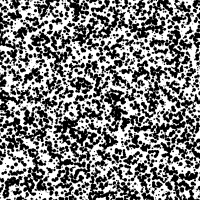
%> input picture Images/DIC_benchs/Bending/Test/EBHOMHPP_1_2_3_0.1_0.3_4_5_F.tiff, 200 x 200 px
$ octave --eval "result = Speckle('../Images/DIC_benchs/Bending/Test/EBHOMHPP_1_2_3_0.1_0.3_4_5_F.tiff');"   (GNU Octave 9; MATLAB toolbox functions it lacks are replaced by stand-ins)
%> lines starting %> are read from the running program, lines starting %| are printed output that depends on the picture
function [speckle] = Speckle(F)

try
    F = imread(F);
%> F is the input picture: size 200x200 uint16; min 0, max 65280, mean 32638.8
    F = mean(double(F)/255,3);
%> F: size 200x200 double
end

[h,b] = histcounts(F);
%> h = 26 values, max 11280 at index 1, min 535 at index 11, mean 1538.5; b = 27 values from 0 to 260
cu = cumsum(h)/numel(F);
%> cu = 26 values from 0.282 to 1
medianF = mean(diff(b))*sum(cu<.5);
%> medianF = 130

mF = mean(F(:));
%> mF = 128

stats = regionprops(F>=mF,'EquivDiameter');
%> stats = 98 regions; first 5, EquivDiameter: 158.5, 1.6, 1.13, 3.74, 4.37
region = [(1:length(stats))',vertcat(stats.EquivDiameter)];
%> region = 98 rows, first 12: [1 158.5; 2 1.6; 3 1.13; 4 3.74; 5 4.37; 6 4.37; 7 1.13; 8 2.99; 9 1.13; 10 1.13; 11 2.26; 12 1.13]

speckle.MoyenneTache = mean(region(region(:,2)<100,2));
%> speckle.MoyenneTache = 2.26
speckle.EcarttypeTache = std(region(region(:,2)<100,2));
%> speckle.EcarttypeTache = 1.53
speckle.Densite = sum((F(:)>=mF))/numel(F);
%> speckle.Densite = 0.507
speckle.Contraste = sqrt((1/numel(F))*sum((F(:)-mean(F(:))).^2));
%> speckle.Contraste = 106.8

speckle.MaxF = max(F(:));
%> speckle.MaxF = 256
speckle.MinF = min(F(:));
%> speckle.MinF = 0

speckle.MedianF = medianF;
%> speckle.MedianF = 130
speckle.MoyenneF = mean(F(:));
%> speckle.MoyenneF = 128

figure(1)
subplot(1,2,1)
imagesc(F)
axis equal
colormap gray
colorbar
title 'Image'
xlabel 'X (pixel)'
ylabel 'Y (pixel)'
subplot(1,2,2)
imagesc(F>=mF)
axis equal
colormap gray
colorbar
title 'Threshold image'
xlabel 'X (pixel)'
ylabel 'Y (pixel)'
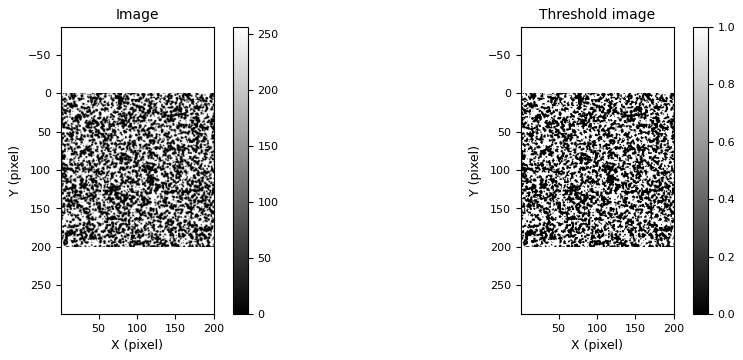
%> figure redrawn from the program's plot data, 2 panels

L = 2*10*ceil(speckle.MoyenneTache);
%> L = 60

map.mst = zeros(size(F));
map.sst = map.mst;
map.max = map.mst;
map.min = map.mst;
map.dens = map.mst;
map.cont = map.mst;
for i=1:L:(size(F,1)-L)
    for j=(1:L:size(F,2)-L)
        id = i:(i+L-1);
        jd = j:(j+L-1);

        Fij = F(id,jd);

        stats = regionprops(Fij>=mF,'EquivDiameter');
        region = [(1:length(stats))',vertcat(stats.EquivDiameter)];

        try
            mstij = mean(region(region(:,2)<100,2));
            sstij = std(region(region(:,2)<100,2));
        catch
            mstij = 0;
            sstij = 0;
        end
        maxij = max(Fij(:));
        minij = min(Fij(:));
        densij = sum((Fij(:)>=mF))/numel(Fij);
        contij = sqrt((1/numel(Fij))*sum((Fij(:)-mean(Fij(:))).^2));

        map.mst(id,jd) = mstij;
        map.sst(id,jd) = sstij;
        map.max(id,jd) = maxij;
        map.min(id,jd) = minij;
        map.dens(id,jd) = densij;
        map.cont(id,jd) = contij;

    end
end
%> this loop made 3 passes
%> i on passes 2 to 3: 61, 121

figure(2)
subplot(3,2,1)
imagesc(map.mst)
axis equal
colormap jet
colorbar
caxis([0 9]);
title 'Moyenne des taches'
xlabel 'X (pixel)'
ylabel 'Y (pixel)'
subplot(3,2,3)
imagesc(map.sst)
axis equal
colormap jet
colorbar
caxis([0 9]);
title 'Ecart-type des taches'
xlabel 'X (pixel)'
ylabel 'Y (pixel)'
subplot(3,2,2)
imagesc(map.max)
axis equal
colormap jet
colorbar
caxis([0 1]);
title 'Niveau de gris max'
xlabel 'X (pixel)'
ylabel 'Y (pixel)'
subplot(3,2,4)
imagesc(map.min)
axis equal
colormap jet
colorbar
title 'Niveau de gris min'
xlabel 'X (pixel)'
ylabel 'Y (pixel)'
caxis([0 1]);
subplot(3,2,5)
imagesc(map.dens)
axis equal
colormap jet
colorbar
caxis([0 1]);
title 'Densité'
xlabel 'X (pixel)'
ylabel 'Y (pixel)'
subplot(3,2,6)
imagesc(map.cont)
axis equal
colormap jet
colorbar
caxis([0 .5]);
title 'Contraste'
xlabel 'X (pixel)'
ylabel 'Y (pixel)'
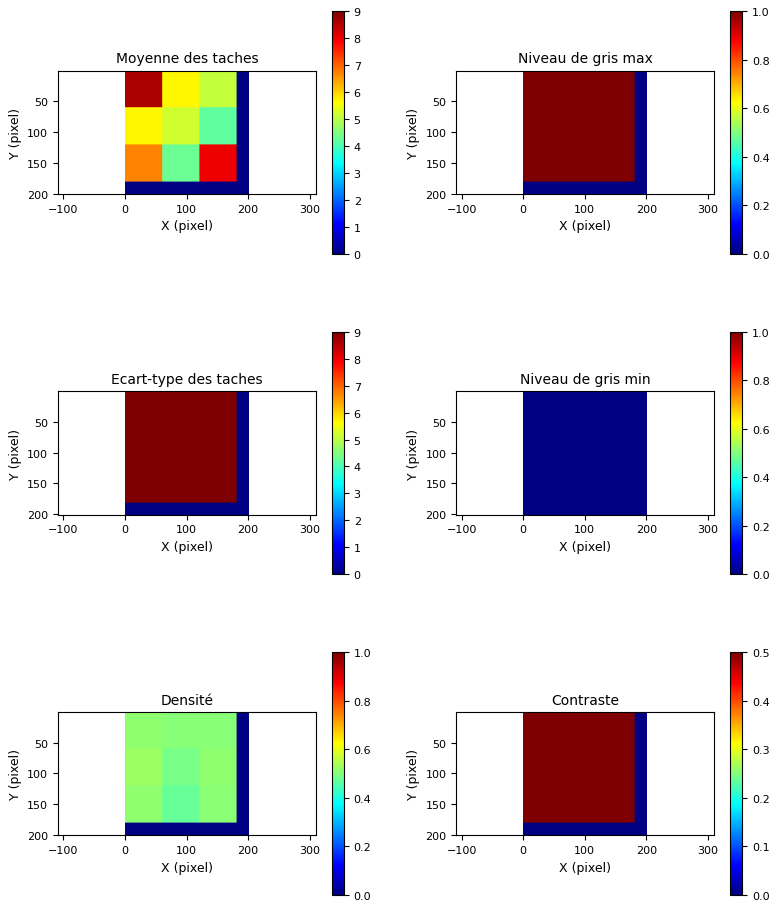
%> figure redrawn from the program's plot data, 6 panels
pause(.1)

path(path,'Routines');
path(path,'Routines_graphiques');
path(path,'Champs');

precision = 0.001;
cptmax=200;
type_interp = 'linear';
champ='DEFHOM';
F0 = F(10:end,10:end);
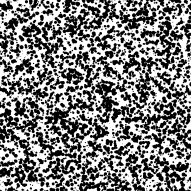
%> F0: size 191x191 double; min 0, max 256, mean 128.3; drawn with min black and max white
g0 = F(1:end-9,1:end-9);
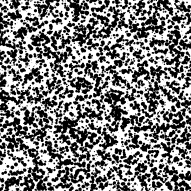
%> g0: size 191x191 double; min 0, max 256, mean 127.5; drawn with min black and max white
DF = ones(size(F0))==1;
[X1,X2] = meshgrid([1:size(F0,2)],[1:size(F0,1)]);
rgs = [16 8 0];
%> (the run ends here)

$ run again, on Images/DIC_benchs/Bending/Test/EBHOMHPP_1_2_3_0.1_0.3_4_5_G.tiff
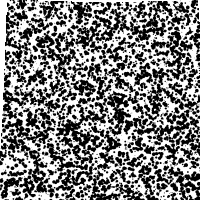
%> input picture Images/DIC_benchs/Bending/Test/EBHOMHPP_1_2_3_0.1_0.3_4_5_G.tiff, 200 x 200 px
%> in Speckle, F is the input picture: size 200x200 uint16; min 0, max 65280, mean 33263.7
%> F: size 200x200 double
%> h = 26 values, max 11209 at index 1, min 570 at index 11, mean 1538.5; b = 27 values from 0 to 260
%> cu = 26 values from 0.28 to 1
%> medianF = 130
%> mF = 130.4
%> stats = 100 regions; first 5, EquivDiameter: 158.9, 1.13, 2.99, 1.13, 1.13
%> region = 100 rows, first 12: [1 158.9; 2 1.13; 3 2.99; 4 1.13; 5 1.13; 6 1.13; 7 2.26; 8 2.26; 9 1.13; 10 1.13; 11 1.13; 12 1.6]
%> speckle.MoyenneTache = 2.18
%> speckle.EcarttypeTache = 1.5
%> speckle.Densite = 0.509
%> speckle.Contraste = 107.3
%> speckle.MaxF = 256
%> speckle.MinF = 0
%> speckle.MedianF = 130
%> speckle.MoyenneF = 130.4
%> in Speckle, `ylabel 'Y (pixel)'`:
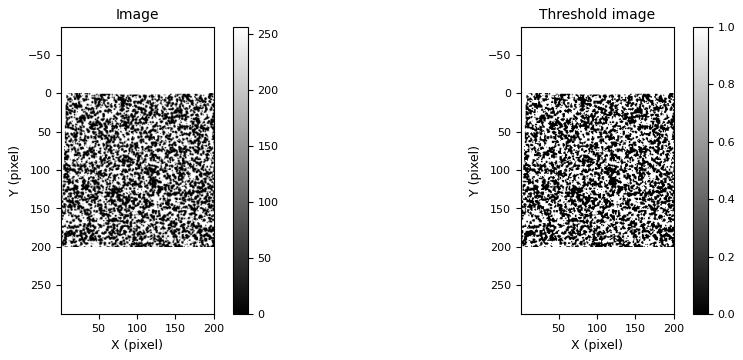
%> figure redrawn from the program's plot data, 2 panels
%> L = 60
%> the loop in Speckle, `for i=1:L:(size(F,1)-L)` made 3 passes
%> i on passes 2 to 3: 61, 121
%> in Speckle, `g0 = F(1:end-9,1:end-9);`:
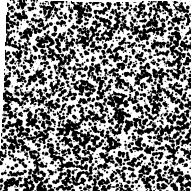
%> g0: size 191x191 double; min 0, max 256, mean 130.3; drawn with min black and max white
